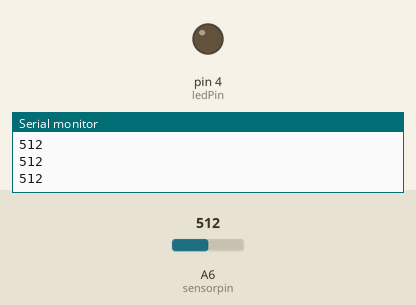
Bench run of a sketch on a simulated Arduino Nano, built with avr-gcc and run on an emulated ATmega328P. Parts: output pins drawn as LEDs (lit = HIGH), the last lines printed to the serial monitor. The test bench sets the inputs (shaded band); at power-on: A6 (sensorpin) = 512.

Above: at 1.2 s.
1.3 s: A6 (sensorpin) set to 207
2.8 s: A6 (sensorpin) set to 184
At 3.9 s:
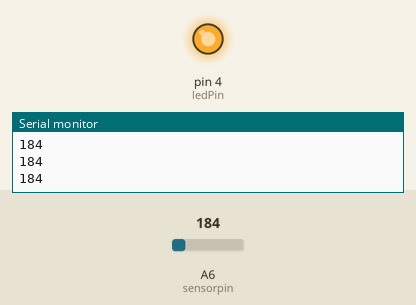
4.3 s: A6 (sensorpin) set to 210
At 5.2 s:
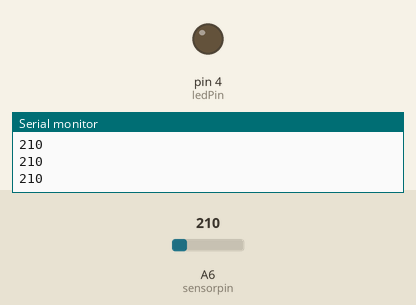
5.9 s: A6 (sensorpin) set to 190
At 6.5 s:
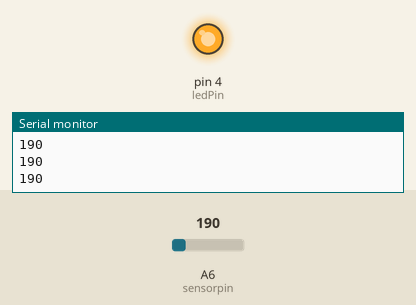
Timing chart, 0 to 8.5 s (numbered marks = the images above; inputs shaded):
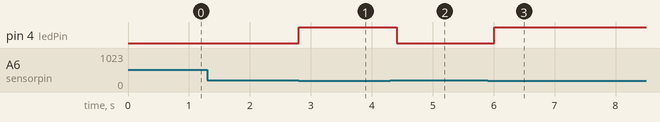

Measured:
- the behaviour switches between 200 and 199 on A6 (sensorpin) (found by bisection; images 0 and 1)
- after the input at 2.8 s, pin 4 (ledPin): LOW → HIGH at once
- after the input at 4.3 s, pin 4 (ledPin): HIGH → LOW after 0.11 s
- after the input at 5.9 s, pin 4 (ledPin): LOW → HIGH after 0.11 s

The sketch:

Lesson-5-Light.ino
```cpp
// Light Switch
int sensorpin = A6; // Analog input pin that the sensor is attached to
int ledPin = 4;    // LED port
int sensorValue = 0;        // value read from the port
int outputValue = 0;

void setup() {
  pinMode(ledPin,OUTPUT);
  pinMode(sensorpin, INPUT);
  Serial.begin(9600);
}
void loop() {
  // read the analog in value:
  sensorValue = analogRead(sensorpin);

  Serial.println(sensorValue);

  if (sensorValue < 200) {
    digitalWrite(ledPin, 1);
  }
  else {
    digitalWrite(ledPin, 0);
  }

  delay(200);
}
```
